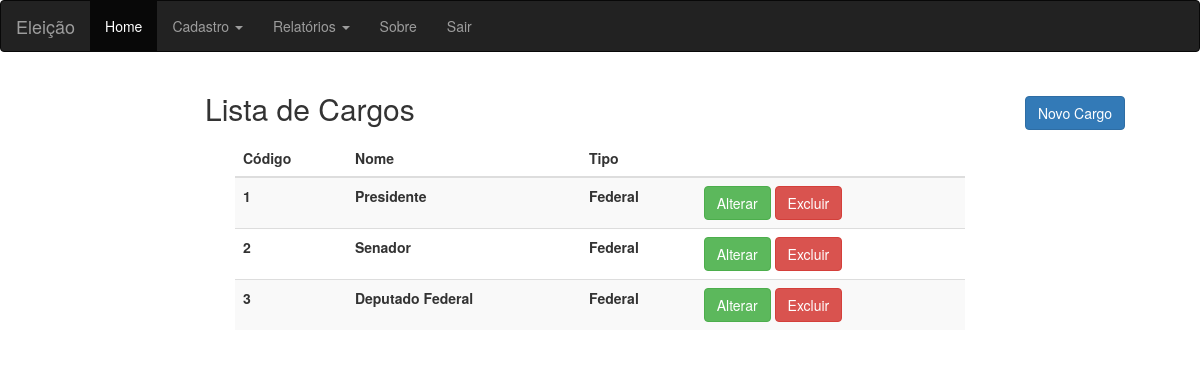
Page /cargos/index.php on the committed database.
### tables this page shows
CREATE TABLE `cargo` (
  `Codigo` int(11) NOT NULL AUTO_INCREMENT,
  `Nome` varchar(45) DEFAULT NULL,
  `Tipo` varchar(30) DEFAULT NULL,
  PRIMARY KEY (`Codigo`)
);

### cargos/Cargos.php (called while the page is built, shortened)
<?php
class Cargos
{
    public function ListarTodos()
    {
        $pdo = new pdo(server,usuario,senha,array(PDO::MYSQL_ATTR_INIT_COMMAND => "SET NAMES 'utf8'"));
        $smtp = $pdo->prepare("select * from cargo");
        $smtp->execute();
        if($smtp->rowCount()>0)
        {
            return $result = $smtp->fetchAll(PDO::FETCH_CLASS);
        }
    }
}
?>

### cargos/index.php (the view, shortened to what this page needs)
<?php
require_once "Cargos.php";
$cargo = new Cargos();
$lista = $cargo->ListarTodos();
?>
<!DOCTYPE html>
<html lang="pt-br">
<head>
    <link rel="stylesheet" href="https://maxcdn.bootstrapcdn.com/bootstrap/3.3.7/css/bootstrap.min.css">
</head>
<body>
<nav class="navbar navbar-inverse">
    <div class="container-fluid">
        <div class="navbar-header">
            <a class="navbar-brand" href="#">Eleição</a>
        </div>
        <ul class="nav navbar-nav">
            <li class="active"><a href="#">Home</a></li>
            <li class="dropdown">
                <a class="dropdown-toggle" data-toggle="dropdown" href="#">Cadastro
                    <span class="caret"></span>
                </a>
            </li>
            <li class="dropdown">
                <a class="dropdown-toggle" data-toggle="dropdown" href="#">Relatórios
                    <span class="caret"></span>
                </a>
            </li>
            <li><a href="../Sobre.html">Sobre</a></li>
            <li><a href="../">Sair</a></li>
        </ul>
    </div>
</nav>
<header>
<div class="row">
    <div class="col-md-2"></div>
    <div class="col-md-8">
        <h2>Lista de Cargos</h2>
    </div>
    <div class="col-md-2 h2">
        <a href="cadastrar.php" class="btn btn-primary">Novo Cargo</a>
    </div>
</div>
</header>
<div class="container">
    <div class="col-md-2"></div>
    <div class="col-md-8">
        <table class="table table-striped">
            <thead>
                <tr>
                    <th>Código</th>
                    <th>Nome</th>
                    <th>Tipo</th>
                    <th></th>
                </tr>
            </thead>
            <tbody>
                <?php if($lista) : ?>
                <?php foreach ($lista as $cargos) :?>
                <tr>
                    <th><?php echo $cargos->Codigo;?></th>
                    <th><?php echo $cargos->Nome;?></th>
                    <th><?php echo $cargos->Tipo;?></th>
                    <td>
                    	<a href="alterar.php?codigo=<?php echo $cargos->Codigo; ?>" class="btn btn-success">Alterar</a>
                    	<a href="index.php?codigo=<?php echo $cargos->Codigo; ?>" class="btn btn-danger">Excluir</a>
                    </td>
                </tr>
            <?php endforeach; ?>
            <?php else : ?>
            <tr>
                <td colspan="5">Nenhum registro encontrado</td>
            </tr>
            <?php endif ?>
            </tbody>
        </table>
    </div>
    <div class="col-md-2"></div>
</div>
</body>
</html>

### rows in the picture
cargo: Codigo "1", Nome "Presidente", Tipo "Federal"
cargo: Codigo "2", Nome "Senador", Tipo "Federal"
cargo: Codigo "3", Nome "Deputado Federal", Tipo "Federal"
